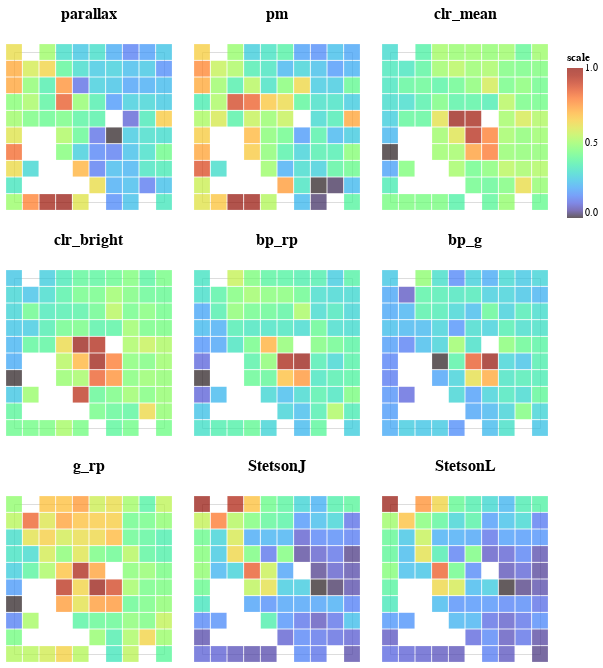

The code cell stored with this chart in its notebook:
### Code cell
def plot_factor_map2(df_map, title='Factor Map',fig_size=(150,150),node_size=1):
    #df_map['size']=df_map['size']*node_size
    return alt.Chart(df_map).mark_square().encode(
        x=alt.X('x1',axis=None),
        y=alt.Y('x2',axis=None),
        color=alt.Color('scale:Q',
                        scale=alt.Scale(scheme='turbo')),
        size=alt.value(250),
        tooltip=['x1','x2','scale:Q'],
        #opacity='density'
    ).properties(title=title, width=fig_size[0], height=fig_size[1])

# Select subset of columns

varnames_g = ['Amplitude_g','dif_min_mean_g','dif_min_median_g','npeaks_1to2_g','npeaks_2to5_g',
            'npeaks_above5_g','Eta_e_g','CAR_sigma_g','Freq1_harmonics_amplitude_0_g','Skew_g',
            'LinearTrend_g','freq_pwr_max_g','Std_g','MedianAbsDev_g','stdstilllev_t20s10_g',
            'Mean_g','min_mag_g','n_obs_g'
            ]
# Remove _g and add _r
varnames_r = [v.replace('_g','_r') for v in varnames_g]

# Colour and Gaia features
varnames_gaia = ['parallax','pm','clr_mean','clr_bright','bp_rp','bp_g','g_rp','StetsonJ','StetsonL']

# NAM varnames
varnames_nam = ['bp_rp','nu_eff_used_in_astrometry','parallax','absmag_g',
                'PeriodLS_g','npeaks_1to2_g','npeaks_2to5_g','npeaks_above5_g',
                'pnts_leq_rollMedWin20-5mag_r','stdstilllev_t20s10_g','Gskew_g','n_obs_g',
                'dif_min_median_g','kurtosis_r','LinearTrend_r','StetsonJ']


# varnames = selected
var = 0
feature_list = varnames_gaia

# %%
chart = alt.vconcat().configure_title(fontSize=16,fontWeight='bold')
count = 0
count = 0
new_line = '\n'
for rr in range(100):
    row = alt.hconcat()
    for cc in range(3):
        if var<len(feature_list):
            idx_X_set = X_cols.index(feature_list[var])
            row |= plot_factor_map2(
                factor_map(gtm_model, X_set.iloc[:,idx_X_set]),
                title=[feature_list[var][0:20], feature_list[var][20:34]])
            var = var + 1
    chart &= row

chart
